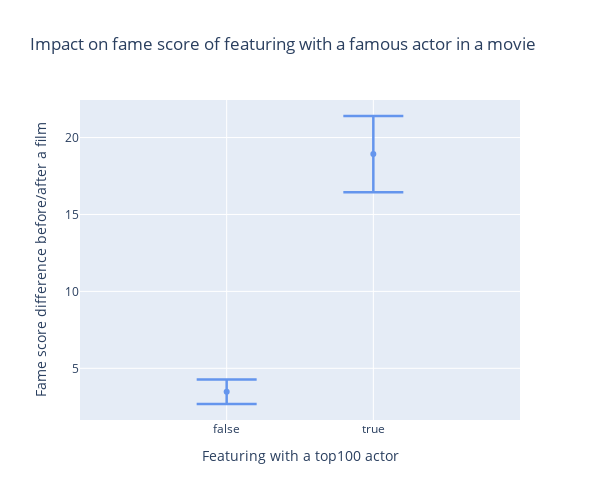

Notebook code for this chart:
### Markdown cell above
Both groups have similar distributions over observed covariates, therefore we may now under the naive model consider that any observable effect is not due to an observable confounder.

### Code cell
avg_fameScore_diff = matched_actor_feats.groupby('with_top100',as_index=False)[['fameScore_diff']]\
                                        .agg(avg=('fameScore_diff','mean'), 
                                             ci=('fameScore_diff',lambda x:1.96*stats.sem(x)))

fig = go.Figure()

fig.add_trace(go.Scatter(
    x=avg_fameScore_diff['with_top100'],
    y=avg_fameScore_diff['avg'],
    mode='markers',
    error_y=dict(
        type='data', 
        array=avg_fameScore_diff['ci'],
        visible=True,
        thickness=2.5,
        width=30,
        color='cornflowerblue'
    ),
    marker=dict(
        color='cornflowerblue'
    )
    ))

fig.update_layout(xaxis_title='Featuring with a top100 actor', 
                  yaxis_title='Fame score difference before/after a film', 
                  title='Impact on fame score of featuring with a famous actor in a movie',
                  height=500, 
                  width=600)
fig.update_xaxes(range=[-1, 2])
fig.show()

### Figure 1 — Plotly figure (JSON) as saved in the notebook; plotly's stock layout.template omitted (floating-point values rounded to 4 significant figures)
{"data": [{"error_y": {"array": [0.7925, 2.476], "color": "cornflowerblue", "thickness": 2.5, "type": "data", "visible": true, "width": 30}, "marker": {"color": "cornflowerblue"}, "mode": "markers", "type": "scatter", "x": [false, true], "y": [3.472, 18.93]}], "layout": {"height": 500, "title": {"text": "Impact on fame score of featuring with a famous actor in a movie"}, "width": 600, "xaxis": {"range": [-1, 2], "title": {"text": "Featuring with a top100 actor"}}, "yaxis": {"title": {"text": "Fame score difference before/after a film"}}}}
